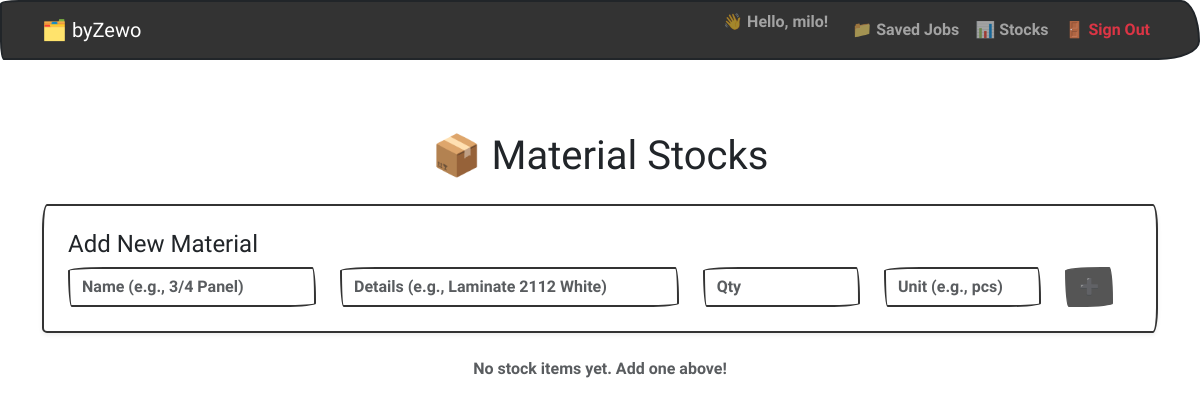
The page /stocks (signed in) on the database as committed earlier.
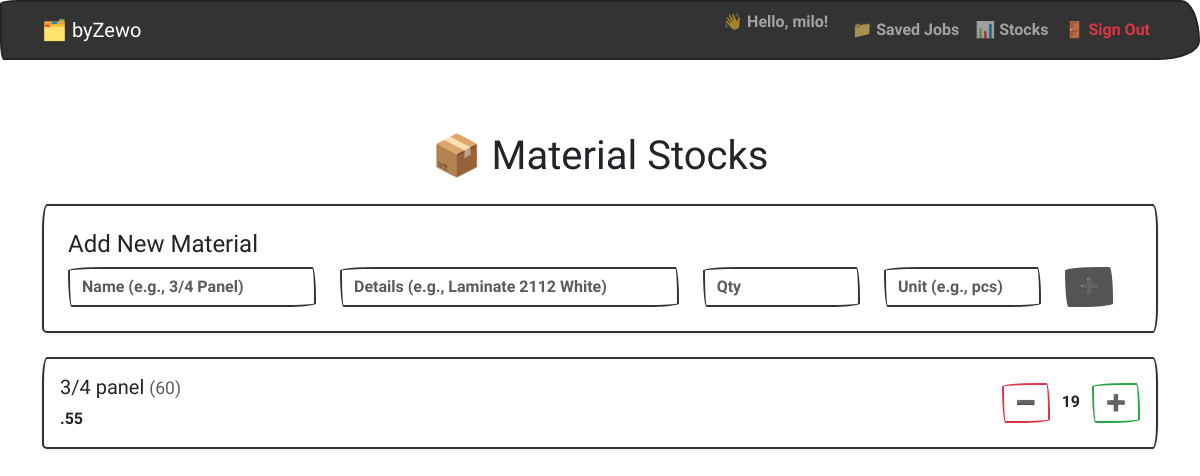
The same page on the database as committed later.
### models.py (models this page shows)
class User(Base):
    __tablename__ = "users"
    id = Column(Integer, primary_key=True)
    username = Column(String, unique=True, nullable=False)
    email = Column(String, unique=True, nullable=False)
    hashed_password = Column(String, nullable=False)
    jobs = relationship("Job", back_populates="owner", cascade="all, delete")

class Stock(Base):
    __tablename__ = "stocks"
    id = Column(Integer, primary_key=True)
    name = Column(String, nullable=False)           # e.g., 3/4 Panel, Hinge, etc.
    description = Column(String)                    # e.g., Laminate 2112 White, Soft Close
    quantity = Column(Integer, default=0)
    unit = Column(String, default="pcs")            # e.g., pcs, sheets, etc.
    created_at = Column(DateTime(timezone=True), server_default=func.now())

### app.py (the view)
@app.route("/stocks")
def view_stocks():
    user = current_user()
    if not user:
        return redirect(url_for("login"))
    db = SessionLocal()
    stocks = db.query(Stock).order_by(Stock.created_at.desc()).all()
    db.close()
    return render_template("stocks.html", stocks=stocks, user=user)

### app.py (called while the page is built)
def current_user():
    uid = session.get("user_id")
    if uid:
        db = SessionLocal()
        user = db.query(User).filter(User.id == uid).first()
        db.close()
        return user
    return None

### templates/stocks.html (shortened to what this page needs)
{% extends "base.html" %} {% block title %}📦 Stocks{% endblock %} {% block
content %}
<h1 class="text-center mb-4">📦 Material Stocks</h1>
<div class="card p-4 mb-4 shadow-sm">
  <h4>Add New Material</h4>
  <form method="POST" action="{{ url_for('add_stock') }}">
    <div class="row">
      <div class="col-md-3">
        <input
          name="name"
          class="form-control"
          placeholder="Name (e.g., 3/4 Panel)"
          required
        />
      </div>
      <div class="col-md-4">
        <input
          name="description"
          class="form-control"
          placeholder="Details (e.g., Laminate 2112 White)"
        />
      </div>
      <div class="col-md-2">
        <input
          type="number"
          name="quantity"
          class="form-control"
          placeholder="Qty"
          required
        />
      </div>
      <div class="col-md-2">
        <input
          name="unit"
          class="form-control"
          placeholder="Unit (e.g., pcs)"
        />
      </div>
      <div class="col-md-1">
        <button type="submit" class="btn btn-dark">➕</button>
      </div>
    </div>
  </form>
</div>
{% for stock in stocks %}
<div class="card p-3 mb-3 shadow-sm">
  <div class="d-flex justify-content-between align-items-center">
    <div>
      <h5>
        {{ stock.name }}
        <small class="text-muted">({{ stock.unit or 'unit' }})</small>
      </h5>
      <p class="mb-0">{{ stock.description or '' }}</p>
    </div>
    <div>
      <form
        method="POST"
        action="{{ url_for('update_stock', stock_id=stock.id) }}"
        class="d-inline"
      >
        <button class="btn btn-outline-danger">➖</button>
      </form>
      <span class="mx-2">{{ stock.quantity }}</span>
      <form
        method="POST"
        action="{{ url_for('update_stock', stock_id=stock.id) }}"
        class="d-inline"
      >
        <button class="btn btn-outline-success">➕</button>
      </form>
    </div>
  </div>
</div>
{% else %}
<p class="text-muted text-center">No stock items yet. Add one above!</p>
{% endfor %} {% endblock %}

### templates/base.html (shortened to what this page needs)
<!DOCTYPE html>
<html lang="en">
  <head>
    <link
      href="https://cdn.jsdelivr.net/npm/bootswatch@5.3.0/dist/sketchy/bootstrap.min.css"
      rel="stylesheet"
    />
  </head>
  <body class="bg-light">
    <nav class="navbar navbar-expand-lg navbar-dark bg-primary mb-4">
      <div class="container">
        <a class="navbar-brand" href="{{ url_for('index') }}">🗂️ byZewo</a>
        <div class="collapse navbar-collapse" id="navbarNav">
          <ul class="navbar-nav ms-auto">
            {% if user %}
            <li class="nav-item">
              <span class="navbar-text me-3"
                >👋 Hello, {{ user.username }}!</span
              >
            </li>
            <li class="nav-item">
              <a class="nav-link" href="{{ url_for('jobs') }}">📁 Saved Jobs</a>
            </li>
            <li class="nav-item">
              <a class="nav-link" href="{{ url_for('view_stocks') }}"
                >📊 Stocks</a
              >
            </li>
            <li class="nav-item">
              <a class="nav-link text-danger" href="{{ url_for('logout') }}"
                >🚪 Sign Out</a
              >
            </li>
            {% endif %}
          </ul>
        </div>
      </div>
    </nav>
    <div class="container py-5">
       {% block content %}{% endblock %}
    </div>
  </body>
</html>

Rows that differ between the two databases and show on the page:
added Stock: name "3/4 panel", unit "60", description ".55", quantity "19"
Other text that changed with them:
text no longer shown: "No stock items yet. Add one above!"
